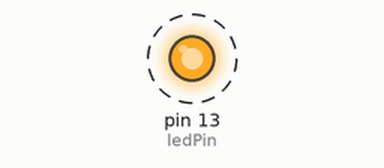
Simulated run of this sketch. Board: Arduino Uno, built with avr-gcc and run on an emulated ATmega328P. On the bench: output pins drawn as LEDs (lit = HIGH). Dashed ring = blinking.

Above: at 0.5 s.
Timing chart, 0 to 4.6 s (numbered marks = the images above):
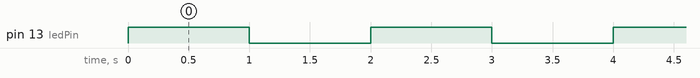

Measured:
- by itself, pin 13 (ledPin): alternates HIGH for 1.0 s and LOW for 1.0 s

The sketch:

blink.ino
```cpp
const int ledPin=13;// give name to pin 13
void setup()// this runs just once
{
  pinMode(ledPin,OUTPUT);// set the pin 13 to output
  digitalWrite(ledPin,LOW);// pull pin 13 to ground
}
void loop()// keeps on running again and again
{
  digitalWrite(ledPin,HIGH);// turn on the LED
  delay(1000);// wait for 1sec.
  digitalWrite(ledPin,LOW);//turn off the led
  delay(1000);

}
```
